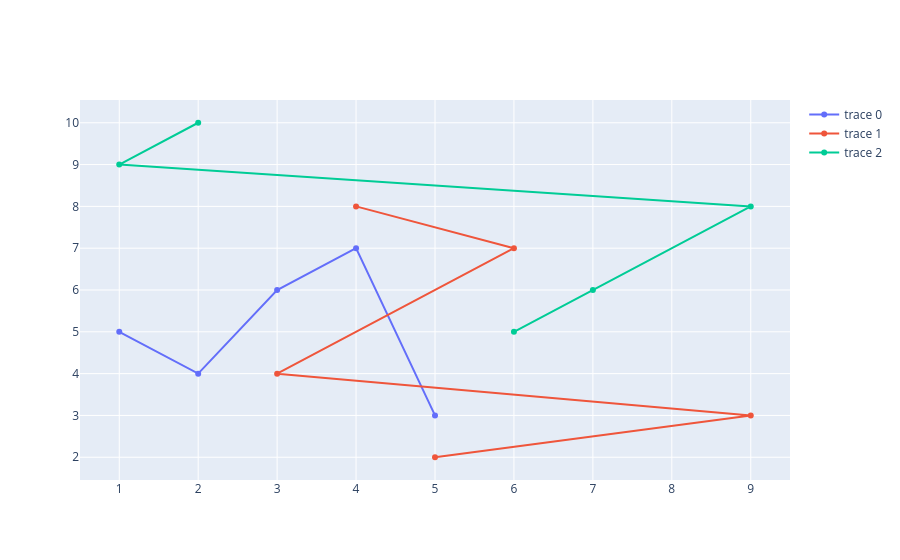

Here is the notebook cell this chart was saved with:
### Code cell
fig.add_trace(go.Scatter(x = x1,y = y1))
fig.add_trace(go.Scatter(x = x2,y = y2))
fig.add_trace(go.Scatter(x = x3,y = y3))

### Figure 1 — Plotly figure (JSON) as saved in the notebook; plotly's stock layout.template omitted (floating-point values rounded to 4 significant figures)
{"data": [{"type": "scatter", "x": [1, 2, 3, 4, 5], "y": [5, 4, 6, 7, 3]}, {"type": "scatter", "x": [5, 9, 3, 6, 4], "y": [2, 3, 4, 7, 8]}, {"type": "scatter", "x": [6, 7, 9, 1, 2], "y": [5, 6, 8, 9, 10]}], "layout": {}}
